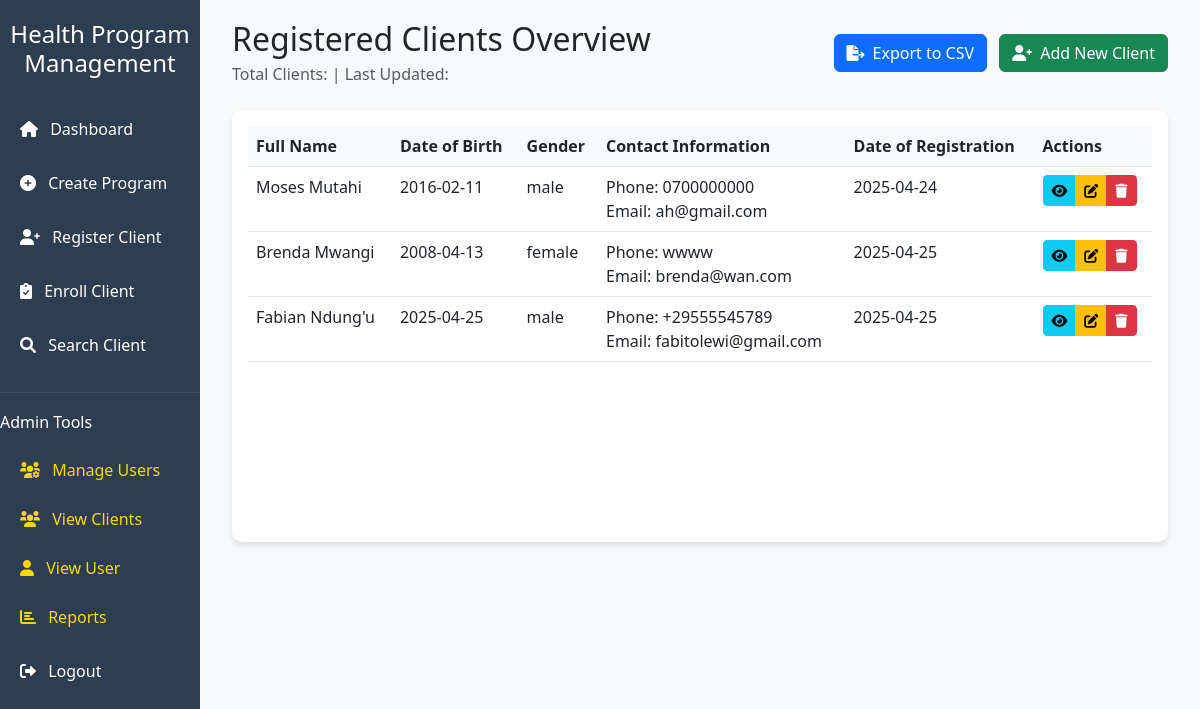
Before: /admin/clients (signed in) with the older database file.
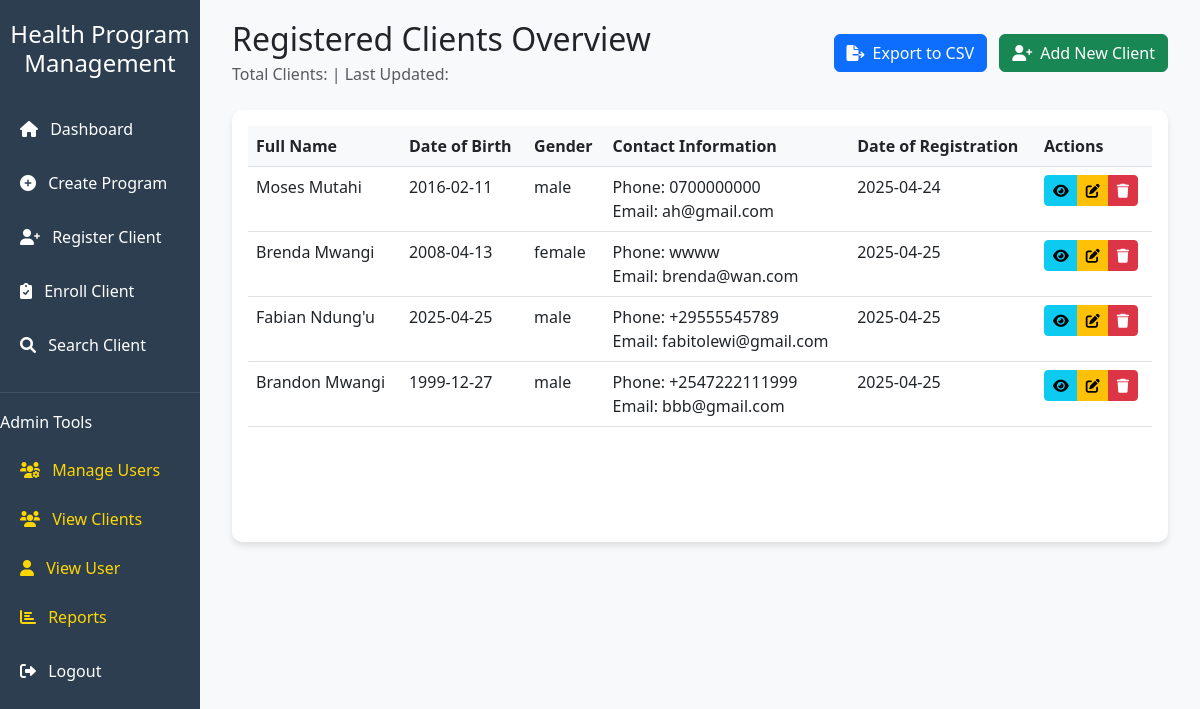
After: the same page with the newer database file.
### app/model.py (models this page shows)
class Client(db.Model):
    __tablename__ = 'clients'
    id = db.Column(db.Integer, db.ForeignKey('users.id'), primary_key=True, autoincrement=True)
    full_name = db.Column(db.String(100), nullable=False)
    date_of_birth = db.Column(db.Date, nullable=False)
    gender = db.Column(db.String(10))
    phone = db.Column(db.String(50))
    email = db.Column(db.String(100))
    registered_at = db.Column(db.DateTime, default=datetime.utcnow)
    registered_by = db.Column(db.Integer, db.ForeignKey('users.id', name='fk_client_registered_by'), nullable=False)
    appointments = db.relationship(
        'Appointment',
        back_populates='client',
        foreign_keys='Appointment.client_id'
    )
    enrollments = db.relationship(
        'Enrollment',
        back_populates='client',
        foreign_keys='Enrollment.client_id',
        lazy=True
    )
    registered_by_user = db.relationship(
        'User',
        back_populates='clients_registered',
        foreign_keys=[registered_by]
    )

### app/routes.py (the view)
@main.route('/admin/clients')
@login_required # This ensures that the user is logged in before viewing all clients
@admin_required # This ensures that the user is an admin before viewing all clients
def view_clients():
    clients = Client.query.all()
    return render_template('view_clients.html', clients=clients)

### app/_init_.py (called while the page is built)
@login_manager.user_loader
def load_user(user_id):
    return User.query.get(int(user_id))

### app/utils.py (called while the page is built)
def login_required(f):
    @wraps(f)
    def decorated_function(*args, **kwargs):
        if not current_user.is_authenticated:
            flash("You need to be logged in to access this page.", "warning")
            return redirect(url_for('main.login'))
        return f(*args, **kwargs)
    return decorated_function

def admin_required(f):
    @wraps(f)
    def decorated_function(*args, **kwargs):
        if not current_user.is_authenticated:
            flash("You need to be logged in to access this page.", "warning")
            return redirect(url_for('main.login'))
        if current_user.role != 'admin':
            flash("You need to be an admin to access this page.", "danger")
            return redirect(url_for('main.index'))
        return f(*args, **kwargs)
    return decorated_function

### app/templates/view_clients.html (shortened to what this page needs)
{% extends "base.html" %}
{% block content %}
<div class="container-fluid">
    <div class="d-flex justify-content-between align-items-center mb-4">
        <div>
            <h2 class="mb-1">Registered Clients Overview</h2>
            <p class="text-muted mb-0">
                Total Clients:  |
                Last Updated:
            </p>
        </div>
        <div>
            <button class="btn btn-primary me-2" onclick="exportToCSV()">
                <i class="fas fa-file-export me-2"></i>Export to CSV
            </button>
            <a href="{{ url_for('main.register_client') }}" class="btn btn-success">
                <i class="fas fa-user-plus me-2"></i>Add New Client
            </a>
        </div>
    </div>
    <div class="card">
        <div class="card-body">
            <div class="table-responsive">
                <table id="clientsTable" class="table table-hover">
                    <thead>
                        <tr>
                            <th>Full Name</th>
                            <th>Date of Birth</th>
                            <th>Gender</th>
                            <th>Contact Information</th>
                            <th>Date of Registration</th>
                            <th>Actions</th>
                        </tr>
                    </thead>
                    <tbody>
                        {% for client in clients %}
                        <tr>
                            <td>{{ client.full_name }}</td>
                            <td>{{ client.date_of_birth.strftime('%Y-%m-%d') }}</td>
                            <td>{{ client.gender }}</td>
                            <td>
                                <div>Phone: {{ client.phone }}</div>
                                <div>Email: {{ client.email }}</div>
                            </td>
                            <td>{{ client.registered_at.strftime('%Y-%m-%d') }}</td>
                            <td>
                                <div class="btn-group">
                                    <a href="{{ url_for('main.client_profile', client_id=client.id) }}"
                                       class="btn btn-sm btn-info"
                                       title="View Profile">
                                        <i class="fas fa-eye"></i>
                                    </a>
                                    <a href="{{ url_for('main.edit_client', client_id=client.id) }}"
                                       class="btn btn-sm btn-warning"
                                       title="Edit">
                                        <i class="fas fa-edit"></i>
                                    </a>
                                    <button class="btn btn-sm btn-danger"
                                            onclick="confirmDelete('{{ client.id }}')"
                                            title="Delete">
                                        <i class="fas fa-trash"></i>
                                    </button>
                                </div>
                            </td>
                        </tr>
                        {% endfor %}
                    </tbody>
                </table>
            </div>
        </div>
    </div>
</div>
{% endblock %}

### app/templates/base.html (shortened to what this page needs)
<!DOCTYPE html>
<html lang="en">
<head>
    <link href="https://cdn.jsdelivr.net/npm/bootstrap@5.3.0/dist/css/bootstrap.min.css" rel="stylesheet">
    <link href="https://cdnjs.cloudflare.com/ajax/libs/font-awesome/6.0.0/css/all.min.css" rel="stylesheet">
</head>
<body>
    <div class="container-fluid">
        <div class="row">
            <div class="col-md-3 col-lg-2 sidebar">
                <div class="text-center mb-4">
                    <h4 class="text-white">Health Program Management</h4>
                </div>
                <nav class="nav flex-column">
                    {% if current_user.is_authenticated %}
                        <a class="nav-link {% if request.endpoint == 'index' %}active{% endif %}" href="{{ url_for('main.index') }}">
                            <i class="fas fa-home me-2"></i> Dashboard
                        </a>
                        <a class="nav-link {% if request.endpoint == 'create_program' %}active{% endif %}" href="{{ url_for('main.create_program') }}">
                            <i class="fas fa-plus-circle me-2"></i> Create Program
                        </a>
                        <a class="nav-link {% if request.endpoint == 'register_client' %}active{% endif %}" href="{{ url_for('main.register_client') }}">
                            <i class="fas fa-user-plus me-2"></i> Register Client
                        </a>
                        <a class="nav-link {% if request.endpoint == 'enroll_client' %}active{% endif %}" href="{{ url_for('main.enroll_client') }}">
                            <i class="fas fa-clipboard-check me-2"></i> Enroll Client
                        </a>
                        <a class="nav-link {% if request.endpoint == 'search_client' %}active{% endif %}" href="{{ url_for('main.search_client') }}">
                            <i class="fas fa-search me-2"></i> Search Client
                        </a>
                        {% if current_user.is_authenticated and current_user.role == 'admin' %}
                        <div class="admin-section">
                            <h6 class="text-white mb-3">Admin Tools</h6>
                            <a class="nav-link {% if request.endpoint == 'manage_users' %}active{% endif %}" href="{{ url_for('main.manage_users') }}">
                                <i class="fas fa-users-cog me-2"></i> Manage Users
                            </a>
                            <a class="nav-link {% if request.endpoint == 'view_clients' %}active{% endif %}" href="{{ url_for('main.view_clients') }}">
                                <i class="fas fa-users me-2"></i> View Clients
                            </a>
                            <a class="nav-link {% if request.endpoint == 'view_user' %}active{% endif %}" href="{{ url_for('main.view_user') }}">
                                <i class="fas fa-user me-2"></i> View User
                            </a>
                            <a class="nav-link {% if request.endpoint == 'reports' %}active{% endif %}" href="{{ url_for('main.reports') }}">
                                <i class="fas fa-chart-bar me-2"></i> Reports
                            </a>
                        </div>
                        {% endif %}
                        <div class="mt-auto">
                            {% if current_user.is_authenticated %}
                                <a class="nav-link" href="{{ url_for('main.logout') }}">
                                    <i class="fas fa-sign-out-alt me-2"></i> Logout
                                </a>
                            {% endif %}
                        </div>
                    {% else %}
                        <a class="nav-link {% if request.endpoint == 'login' %}active{% endif %}" href="{{ url_for('main.login') }}">
                            <i class="fas fa-sign-in-alt me-2"></i> Login
                        </a>
                    {% endif %}
                </nav>
            </div>
            <div class="col-md-9 col-lg-10 main-content">
                {% block content %}{% endblock %}
            </div>
        </div>
    </div>
</body>
</html>

### app/templates/base.html (style rules this page uses)
:root { --primary-color: #2c3e50; --secondary-color: #3498db; --accent-color: #e74c3c; --light-bg: #f8f9fa; }
body { font-family: 'Segoe UI', Tahoma, Geneva, Verdana, sans-serif; background-color: var(--light-bg); }
.sidebar { background-color: var(--primary-color); min-height: 100vh; padding: 20px 0; }
.sidebar .nav-link { color: white; padding: 10px 20px; margin: 5px 0; border-radius: 5px; transition: all 0.3s; }
.main-content { padding: 20px; }
.card { border: none; border-radius: 10px; box-shadow: 0 4px 6px rgba(0, 0, 0, 0.1); transition: transform 0.3s; }
.admin-section { border-top: 1px solid rgba(255, 255, 255, 0.1); margin-top: 20px; padding-top: 20px; }
.admin-section .nav-link { color: #ffd700; }

### app/templates/view_clients.html (style rules this page uses)
.table th { background-color: var(--light-bg); font-weight: 600; }
.btn-group .btn { padding: 0.25rem 0.5rem; }
.table-responsive { min-height: 400px; }

Changed rows visible on the page:
added Client: full_name "Brandon Mwangi", date_of_birth "1999-12-27", gender "male", phone "+2547222111999", email "bbb@gmail.com", registered_at "2025-04-25"
